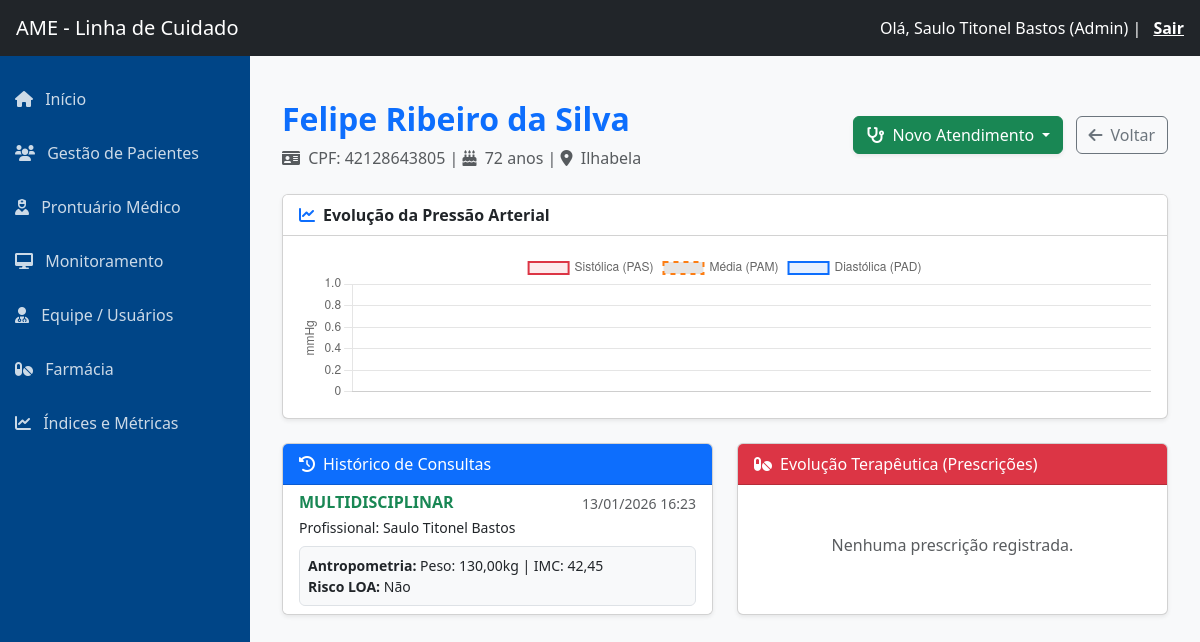
Page /paciente/3/detalhes/ (signed in) on the earlier database version.
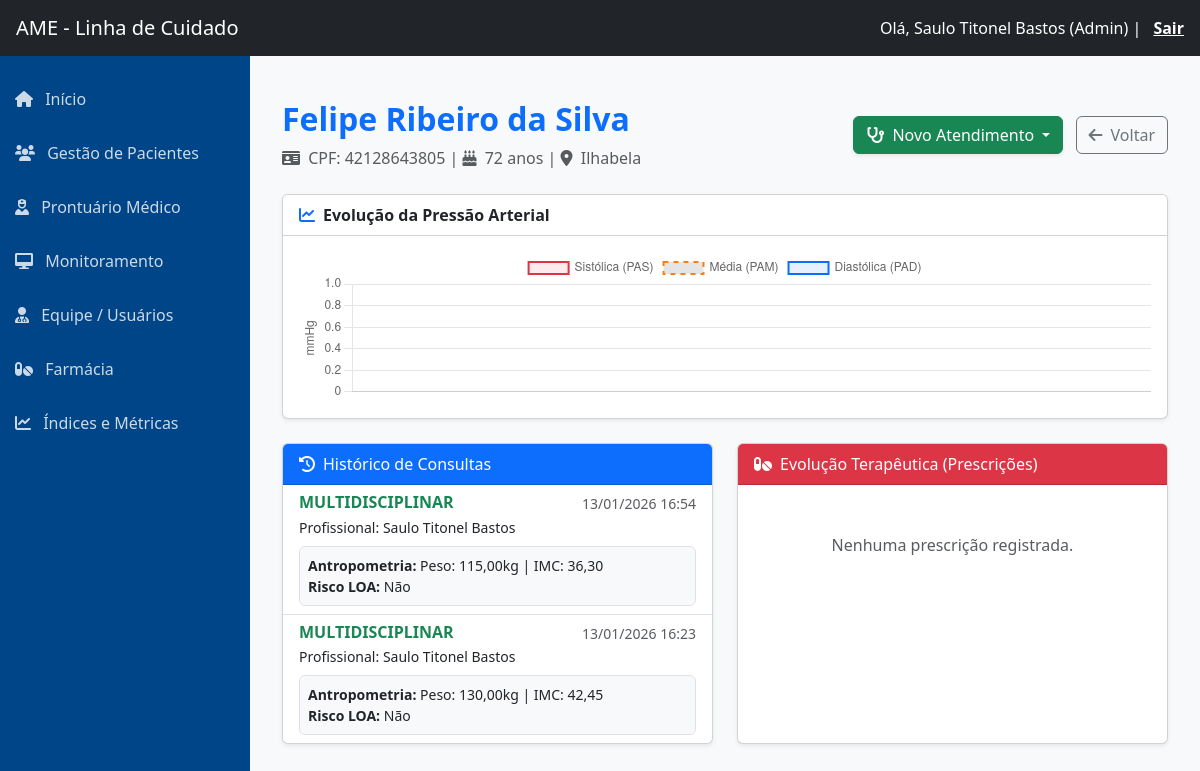
Same page on the later database version.
### core/models.py (models this page shows, shortened)
class AtendimentoMultidisciplinar(models.Model):
    paciente = models.ForeignKey(Paciente, on_delete=models.CASCADE, related_name='atendimentos_multi')
    profissional = models.ForeignKey(Usuario, on_delete=models.SET_NULL, null=True)
    data_atendimento = models.DateTimeField(auto_now_add=True)
    peso = models.DecimalField(max_digits=5, decimal_places=2, verbose_name="Peso (kg)")
    altura = models.DecimalField(max_digits=3, decimal_places=2, verbose_name="Altura (m)")
    imc = models.DecimalField(max_digits=4, decimal_places=2, verbose_name="IMC", blank=True, null=True)
    circunferencia_abdominal = models.DecimalField(max_digits=5, decimal_places=2,
                                                   verbose_name="Circunferência Abdominal (cm)")
    tem_diabetes = models.BooleanField(default=False)
    TIPO_DIABETES_CHOICES = [('1', 'Tipo 1'), ('2', 'Tipo 2'), ('G', 'Gestacional')]
    tipo_diabetes = models.CharField(max_length=1, choices=TIPO_DIABETES_CHOICES, blank=True, null=True)
    fumante = models.BooleanField(default=False)
    macos_por_dia = models.DecimalField(max_digits=4, decimal_places=1, blank=True, null=True)
    anos_fumando = models.IntegerField(blank=True, null=True)
    carga_tabagica = models.DecimalField(max_digits=6, decimal_places=1, blank=True, null=True,
                                         verbose_name="Anos-Maço")
    tem_lesao_orgao = models.BooleanField(default=False)
    loa_coracao = models.BooleanField(default=False, verbose_name="Coração (HVE/IAM)")
    loa_cerebro = models.BooleanField(default=False, verbose_name="Cérebro (AVC/AIT)")
    loa_rins = models.BooleanField(default=False, verbose_name="Rins (Doença Renal)")
    loa_arterias = models.BooleanField(default=False, verbose_name="Artérias Periféricas")
    loa_olhos = models.BooleanField(default=False, verbose_name="Retinopatia")
    observacoes = models.TextField(blank=True, null=True)

### core/views.py (the view, shortened to what this page needs)
# urls.py: path('paciente/<int:paciente_id>/detalhes/', views.detalhe_paciente, name='detalhe_paciente'),
@login_required
def detalhe_paciente(request, paciente_id):
    paciente = get_object_or_404(Paciente, id=paciente_id)
    afericoes = Afericao.objects.filter(paciente=paciente).order_by('data_afericao')
    grafico_labels = []
    grafico_pas = []
    grafico_pad = []
    grafico_pam = []  # Pressão Arterial Média
    atendimentos_med = AtendimentoMedico.objects.filter(paciente=paciente)
    atendimentos_multi = AtendimentoMultidisciplinar.objects.filter(paciente=paciente)
    historico_consultas = []
    for a in atendimentos_med:
        a.tipo_visual = 'MÉDICO'
        a.profissional_nome = a.medico.get_full_name() if a.medico else 'Médico'
        a.data_ref = a.data_atendimento
        historico_consultas.append(a)
    for a in atendimentos_multi:
        a.tipo_visual = 'MULTIDISCIPLINAR'
        a.profissional_nome = a.profissional.get_full_name() if a.profissional else 'Equipe Multi'
        a.data_ref = a.data_atendimento
        historico_consultas.append(a)
    historico_consultas.sort(key=lambda x: x.data_ref, reverse=True)
    prescricoes = PrescricaoMedica.objects.filter(atendimento__paciente=paciente).order_by('-data_prescricao')
    context = {
        'paciente': paciente,
        'grafico_labels': json.dumps(grafico_labels),
        'grafico_pas': json.dumps(grafico_pas),
        'grafico_pad': json.dumps(grafico_pad),
        'grafico_pam': json.dumps(grafico_pam),
        'historico_consultas': historico_consultas,
        'prescricoes': prescricoes
    }
    return render(request, 'detalhe_paciente.html', context)

### core/models.py (called while the page is built)
    @property
    def idade(self):
        if not self.data_nascimento: return 0
        hoje = date.today()
        return hoje.year - self.data_nascimento.year - (
                (hoje.month, hoje.day) < (self.data_nascimento.month, self.data_nascimento.day))

### core/templates/detalhe_paciente.html (shortened to what the changed rows need)
{% extends 'sidebar.html' %}
{% load static %}
{% block content %}
<div class="container mt-4">
    <div class="d-flex justify-content-between align-items-center mb-4">
        <div>
            <h2 class="text-primary fw-bold">{{ paciente.nome }}</h2>
        </div>
    </div>
    <div class="row">
        <div class="col-md-6">
            <div class="card shadow-sm h-100">
                <div class="list-group list-group-flush overflow-auto" style="max-height: 600px;">
                    {% for consulta in historico_consultas %}
                    <div class="list-group-item">
                        <div class="d-flex w-100 justify-content-between">
                            <h6 class="mb-1 fw-bold
                                {% if consulta.tipo_visual == 'MÉDICO' %}text-primary{% else %}text-success{% endif %}">
                                {{ consulta.tipo_visual }}
                            </h6>
                            <small class="text-muted">{{ consulta.data_ref|date:"d/m/Y H:i" }}</small>
                        </div>
                        <p class="mb-1 small">Profissional: {{ consulta.profissional_nome }}</p>
                        <div class="mt-2 p-2 bg-light rounded small border">
                            {% if consulta.tipo_visual == 'MÉDICO' %}
                                <strong>Diagnósticos:</strong> {{ consulta.cid10_1 }}
                                {% if consulta.cid10_2 %}, {{ consulta.cid10_2 }}{% endif %}
                                <br>
                                <strong>Conduta:</strong> {{ consulta.plano|truncatechars:100 }}
                            {% else %}
                                <strong>Antropometria:</strong> Peso: {{ consulta.peso }}kg | IMC: {{ consulta.imc }}<br>
                                <strong>Risco LOA:</strong> {% if consulta.tem_lesao_orgao %}Sim{% else %}Não{% endif %}
                            {% endif %}
                        </div>
                    </div>
                    {% empty %}
                    <div class="list-group-item text-center text-muted py-4">Nenhum registro encontrado.</div>
                    {% endfor %}
                </div>
            </div>
        </div>
    </div>
</div>
<script>
    document.addEventListener("DOMContentLoaded", function() {
        const ctx = document.getElementById('chartPA').getContext('2d');
        const labels = {{ grafico_labels|safe }};
        const dataPAS = {{ grafico_pas|safe }};
        const dataPAD = {{ grafico_pad|safe }};
        const dataPAM = {{ grafico_pam|safe }};
        new Chart(ctx, {
            type: 'line',
            data: {
                labels: labels,
                datasets: [
                    {
                        label: 'Sistólica (PAS)',
                        data: dataPAS,
                        borderColor: '#dc3545', // Vermelho
                        backgroundColor: 'rgba(220, 53, 69, 0.1)',
                        borderWidth: 2,
                        tension: 0.3,
                        fill: false
                    },
                    {
                        label: 'Média (PAM)',
                        data: dataPAM,
                        borderColor: '#fd7e14', // Laranja
                        borderDash: [5, 5],
                        borderWidth: 2,
                        tension: 0.3,
                        pointRadius: 0
                    },
                    {
                        label: 'Diastólica (PAD)',
                        data: dataPAD,
                        borderColor: '#0d6efd', // Azul
                        backgroundColor: 'rgba(13, 110, 253, 0.1)',
                        borderWidth: 2,
                        tension: 0.3,
                        fill: '-1' // Preenche até a sistólica
                    }
                ]
            },
            options: {
                responsive: true,
                maintainAspectRatio: false,
                scales: {
                    y: {
                        beginAtZero: false,
                        title: { display: true, text: 'mmHg' }
                    }
                },
                plugins: {
                    tooltip: {
                        mode: 'index',
                        intersect: false
                    }
                }
            }
        });
    });
</script>
{% endblock %}

Differences in the rows shown:
added AtendimentoMultidisciplinar: tipo_visual "MULTIDISCIPLINAR", data_ref "13/01/2026 16:54", profissional_nome "Saulo Titonel Bastos", peso "115,00", imc "36,30", tem_lesao_orgao "Não"
